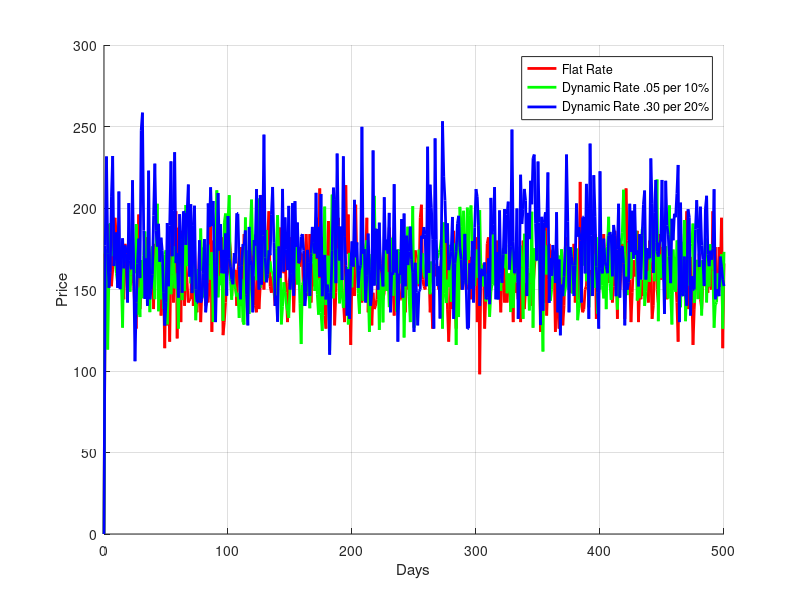

Write the MATLAB code that produced this figure.
NUM_HOURS = 8;
NUM_DAYS = 500;
%
% Customers per hour
%
R1 = 10; 
%
% price of lemonade
FIXED_PRICE = 2.00; % lemonaid price

FIX_TOTAL_EXPECTED_REV = 0;

PriceDecreasePercent = .1; % percent decrease once the price hits 15 % increase

rateByHour = [ R1, R1, R1, R1, R1, R1, R1, R1,];

priceByHour= [FIXED_PRICE FIXED_PRICE FIXED_PRICE FIXED_PRICE ...
              FIXED_PRICE FIXED_PRICE FIXED_PRICE FIXED_PRICE];

y = 0;
%
% simulate over some number of days of operation
% 
for day = 1:1:NUM_DAYS
    %
    % simulate a day's worth of business
    %
    dayRev = 0;
    for hour=1:1:NUM_HOURS
        
        lambda = rateByHour(hour);
        
        numCustomersInHour = poissrnd(lambda);

        price = priceByHour(hour);
        
        oneHoursRevenue = numCustomersInHour * price;
        dayRev = dayRev + oneHoursRevenue;
        msg = sprintf('revenue(day=%d, hour=%d, custs=%d)= %.2f',...
                         day,hour,numCustomersInHour,oneHoursRevenue);
        disp(msg);
    end
    y = [y, dayRev];
    
    
end
fig = figure();
set(fig, 'color', 'white')
grid on 
xlabel('Days')
ylabel('Price')
hold on
x = 0:NUM_DAYS;
plot(x, y,'r-','lineWidth', 2);


%
% Dynamic Pricing Model
%

%
% new lamba rates
%
DYN_PRICE = 2;
lambda = 10;
DYN_PERCENT = .1; % Dynamic price increase rate
INC_PRICE = .05; % incremental value 
incRevPerHour = [ 0 0 0 0 0 0 0 0 ];
DYN_Price_Per_Hour = [ 0 0 0 0 0 0 0 0 ];
DYN_Cust_Per_Hour = [ 0 0 0 0 0 0 0 0 ];
deValueLimit = ((DYN_PRICE*.15)*10);
price = 0;
DYN_Y = 0;

for day = 1:1:NUM_DAYS
    DYN_Day_Rev = 0;
    for hour = 1:1:8
        %
        % simulate a day's worth of business with dynamic pricing
        %
         decPercent = 0; % decremental percentage reset
         incChange = 0; % incremental percentage reset
         numCustomersInHour = poissrnd(lambda); % get the number of customers in an hour
         percentChange = (numCustomersInHour/lambda)-1; % set the percentage increase in customers value for calculation 
         DYN_Cust_Per_Hour(hour) = numCustomersInHour;% save customer per hour value

         if (percentChange > DYN_PERCENT) % check to see if customer percent increase in larger than the dynamic price increase percent
             incChange = floor(percentChange/DYN_PERCENT); % calculate the incremental change as multiple from of the dynamic price increase percent
             if (incChange > deValueLimit) % check to see if the price increment limit ( percent before 10 percent loss in customer purchases)
                decPercent = floor(incChange / deValueLimit)*.1; % set loss percent total
             end
             incChange = incChange * (INC_PRICE); % calculate the price increase from Dynamic set price and incremental change percentage
         end
         DYN_Cust_Per_Hour(hour) = numCustomersInHour; % save numb of customers
         price = DYN_PRICE + incChange; % calculate actual price or particulare hour in question
         DYN_Price_Per_Hour(hour) = price; % save price
         numCustomersInHour = round(numCustomersInHour-(decPercent*numCustomersInHour)); % caluclate actual number of customers in hour
         hourRev = (price)*(numCustomersInHour); % calculate hour revenue
         incRevPerHour(hour) = hourRev; % save the Revenue
         DYN_Day_Rev = DYN_Day_Rev + hourRev;
        FIX_TOTAL_EXPECTED_REV = FIX_TOTAL_EXPECTED_REV + oneHoursRevenue;
        msg = sprintf('DYNAMIC_revenue(day=%d, hour=%d, custs=%d)= %.2f',...
                         day, hour ,numCustomersInHour,hourRev);
        disp(msg);
        
    end
    DYN_Y = [DYN_Y, DYN_Day_Rev];
end
plot(x, DYN_Y,'g-', 'lineWidth', 2);

DYN_PRICE = 2;
DYN_PERCENT = .2; % Dynamic price increase rate
INC_PRICE = .30; % incremental value 
DYN_Y = 0;

for day = 1:1:NUM_DAYS
    DYN_Day_Rev = 0;
    for hour = 1:1:8
        %
        % simulate a day's worth of business with dynamic pricing
        %
         decPercent = 0; % decremental percentage reset
         incChange = 0; % incremental percentage reset
         numCustomersInHour = poissrnd(lambda); % get the number of customers in an hour
         percentChange = (numCustomersInHour/lambda)-1; % set the percentage increase in customers value for calculation 
         DYN_Cust_Per_Hour(hour) = numCustomersInHour;% save customer per hour value

         if (percentChange > DYN_PERCENT) % check to see if customer percent increase in larger than the dynamic price increase percent
             incChange = floor(percentChange/DYN_PERCENT); % calculate the incremental change as multiple from of the dynamic price increase percent
             if (incChange > deValueLimit) % check to see if the price increment limit ( percent before 10 percent loss in customer purchases)
                decPercent = floor(incChange / deValueLimit)*.1; % set loss percent total
             end
             incChange = incChange * (INC_PRICE); % calculate the price increase from Dynamic set price and incremental change percentage
         end
         DYN_Cust_Per_Hour(hour) = numCustomersInHour; % save numb of customers
         price = DYN_PRICE + incChange; % calculate actual price or particulare hour in question
         DYN_Price_Per_Hour(hour) = price; % save price
         numCustomersInHour = round(numCustomersInHour-(decPercent*numCustomersInHour)); % caluclate actual number of customers in hour
         hourRev = (price)*(numCustomersInHour); % calculate hour revenue
         incRevPerHour(hour) = hourRev; % save the Revenue
         DYN_Day_Rev = DYN_Day_Rev + hourRev;
        FIX_TOTAL_EXPECTED_REV = FIX_TOTAL_EXPECTED_REV + oneHoursRevenue;
        msg = sprintf('DYNAMIC_revenue(day=%d, hour=%d, custs=%d)= %.2f',...
                         day, hour ,numCustomersInHour,hourRev);
        disp(msg);
        
    end
    DYN_Y = [DYN_Y, DYN_Day_Rev];
end

plot(x, DYN_Y,'b-', 'lineWidth', 2);

legend('Flat Rate', 'Dynamic Rate .05 per 10%', 'Dynamic Rate .30 per 20%');

